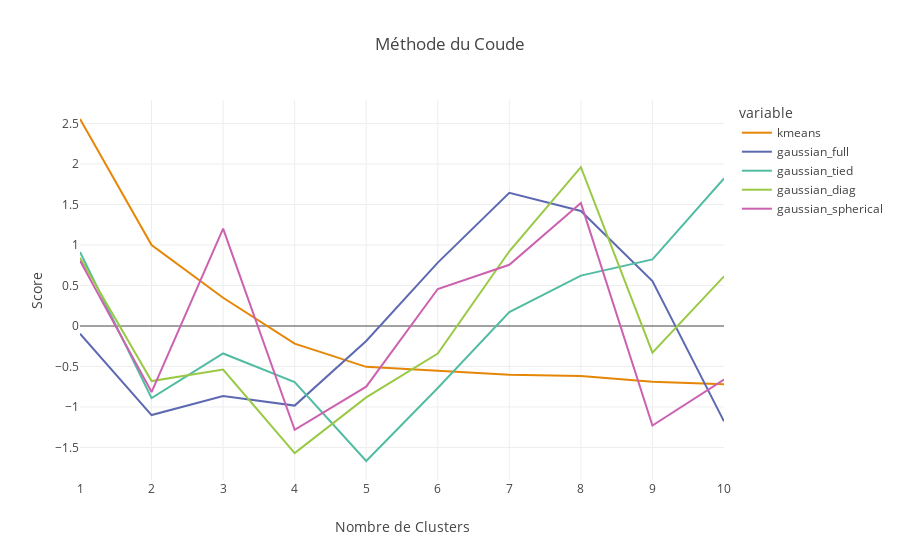

The cell this chart's notebook holds for it:
### Code cell
measures = {
    'kmeans': [],
}

clustering_type = ['kmeans', 'gaussian']
gaussian_type = ['full', 'tied', 'diag', 'spherical']

for t in gaussian_type:
    measures['gaussian_' + t] = []

n_clusters_list = range(
    1,
    min(
        df_points.shape[0],
        len(COLORS) - 1
    ) + 1
)

for k in n_clusters_list:
    kmeans = KMeans(n_clusters=k)

    kmeans.fit(points)

    measures['kmeans'].append(kmeans.inertia_)

    for t in gaussian_type:
        gaussian = GaussianMixture(n_components=k, covariance_type=t, random_state=42)
        gaussian.fit(points)
        measures['gaussian_' + t].append(gaussian.bic(points))

measures['kmeans'] = StandardScaler().fit_transform(np.array(measures['kmeans']).reshape(-1, 1)).reshape(-1)

for t in gaussian_type:
    measures['gaussian_' + t] = StandardScaler().fit_transform(np.array(measures['gaussian_' + t]).reshape(-1, 1)).reshape(-1)

fig = px.line(
    pd.DataFrame(measures, index=n_clusters_list),
    title='Méthode du Coude',
    labels={
        'index': 'Nombre de Clusters',
        'value': "Score",
    },
    color_discrete_map={
        "kmeans": COLORS[0],
        "gaussian_full": COLORS[1],
        "gaussian_tied": COLORS[2],
        "gaussian_diag": COLORS[3],
        "gaussian_spherical": COLORS[4],
    }
)

fig.update_layout(showlegend=True)
fig.show()
fig.write_html("coude.html")

### Figure 1 — Plotly figure (JSON) as saved in the notebook; plotly's stock layout.template omitted (floating-point values rounded to 4 significant figures)
{"data": [{"hovertemplate": "variable=kmeans<br>Nombre de Clusters=%{x}<br>Score=%{y}<extra></extra>", "legendgroup": "kmeans", "line": {"color": "rgb(229, 134, 6)", "dash": "solid"}, "marker": {"symbol": "circle"}, "mode": "lines", "name": "kmeans", "orientation": "v", "showlegend": true, "x": [1, 2, 3, 4, 5, 6, 7, 8, 9, 10], "xaxis": "x", "y": [2.556, 0.9998, 0.3484, -0.218, -0.5044, -0.558, -0.6023, -0.6161, -0.6873, -0.7184], "yaxis": "y", "type": "scatter"}, {"hovertemplate": "variable=gaussian_full<br>Nombre de Clusters=%{x}<br>Score=%{y}<extra></extra>", "legendgroup": "gaussian_full", "line": {"color": "rgb(93, 105, 177)", "dash": "solid"}, "marker": {"symbol": "circle"}, "mode": "lines", "name": "gaussian_full", "orientation": "v", "showlegend": true, "x": [1, 2, 3, 4, 5, 6, 7, 8, 9, 10], "xaxis": "x", "y": [-0.09478, -1.1, -0.8638, -0.9829, -0.1851, 0.7827, 1.645, 1.421, 0.5548, -1.178], "yaxis": "y", "type": "scatter"}, {"hovertemplate": "variable=gaussian_tied<br>Nombre de Clusters=%{x}<br>Score=%{y}<extra></extra>", "legendgroup": "gaussian_tied", "line": {"color": "rgb(82, 188, 163)", "dash": "solid"}, "marker": {"symbol": "circle"}, "mode": "lines", "name": "gaussian_tied", "orientation": "v", "showlegend": true, "x": [1, 2, 3, 4, 5, 6, 7, 8, 9, 10], "xaxis": "x", "y": [0.9138, -0.8901, -0.3395, -0.6914, -1.667, -0.7651, 0.1728, 0.6223, 0.8217, 1.823], "yaxis": "y", "type": "scatter"}, {"hovertemplate": "variable=gaussian_diag<br>Nombre de Clusters=%{x}<br>Score=%{y}<extra></extra>", "legendgroup": "gaussian_diag", "line": {"color": "rgb(153, 201, 69)", "dash": "solid"}, "marker": {"symbol": "circle"}, "mode": "lines", "name": "gaussian_diag", "orientation": "v", "showlegend": true, "x": [1, 2, 3, 4, 5, 6, 7, 8, 9, 10], "xaxis": "x", "y": [0.8424, -0.6805, -0.5375, -1.57, -0.8823, -0.3408, 0.9225, 1.961, -0.3282, 0.6134], "yaxis": "y", "type": "scatter"}, {"hovertemplate": "variable=gaussian_spherical<br>Nombre de Clusters=%{x}<br>Score=%{y}<extra></extra>", "legendgroup": "gaussian_spherical", "line": {"color": "rgb(204, 97, 176)", "dash": "solid"}, "marker": {"symbol": "circle"}, "mode": "lines", "name": "gaussian_spherical", "orientation": "v", "showlegend": true, "x": [1, 2, 3, 4, 5, 6, 7, 8, 9, 10], "xaxis": "x", "y": [0.8062, -0.8158, 1.202, -1.282, -0.7491, 0.4569, 0.7559, 1.518, -1.229, -0.6626], "yaxis": "y", "type": "scatter"}], "layout": {"xaxis": {"anchor": "y", "domain": [0.0, 1.0], "title": {"text": "Nombre de Clusters"}}, "yaxis": {"anchor": "x", "domain": [0.0, 1.0], "title": {"text": "Score"}}, "legend": {"title": {"text": "variable"}, "tracegroupgap": 0}, "title": {"text": "Méthode du Coude"}, "showlegend": true}}
